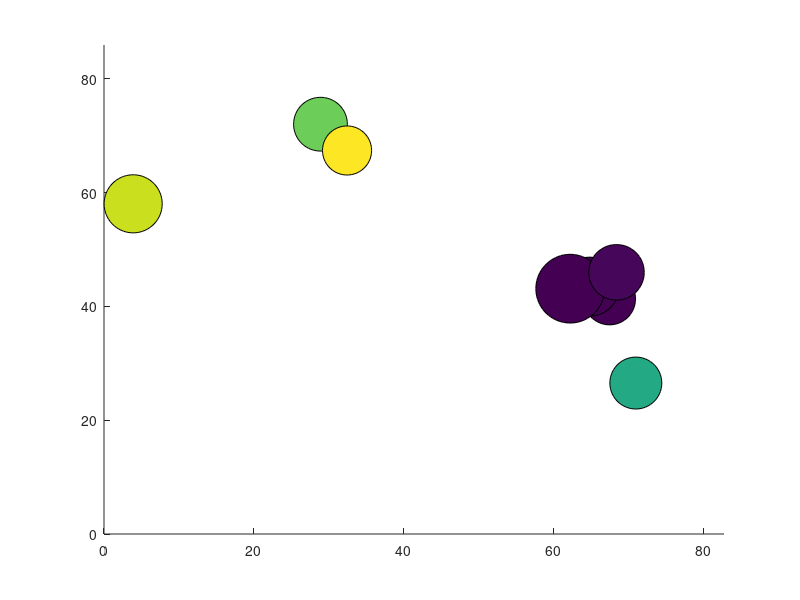

Write MATLAB code to recreate this figure. (Note: this script raises an error after producing the figure.)
clear; clc; close all;


data = dlmread('combined_data_25.txt', ' ', 1, 0);

time = data(:, 1) / 40;          
y = data(:, 3);                 
z = data(:, 4);                  
size_values = data(:, 2) * 50;  


idx_even = mod(data(:, 1), 2) == 0;

time = time(idx_even);
y = y(idx_even);
z = z(idx_even);
size_values = size_values(idx_even);

figure;


scatter(y, z, size_values, time, ...
        'filled', ...
        'MarkerEdgeColor', 'black');


xlim([0, 82.7316]);
ylim([0, 85.977]);


clim([0 10]);

cb = colorbar('TickLabelInterpreter', 'latex');
colormap(slanCM('Blues'));


cb.FontSize = 20;
cb.LineWidth = 1.5;


cb.Label.String = 'Time (ns)';
cb.Label.Interpreter = 'latex';
cb.Label.FontSize = 20;


cb.Label.Rotation = -90;
cb.Label.VerticalAlignment = 'bottom';


cb.Label.Position(1) = cb.Label.Position(1);


xlabel('Y coordinate (\AA)', ...
       'Interpreter', 'latex', ...
       'FontSize', 20);

ylabel('Z coordinate (\AA)', ...
       'Interpreter', 'latex', ...
       'FontSize', 20);


ax = gca;
ax.FontSize = 20;
ax.TickLabelInterpreter = 'latex';
ax.LineWidth = 1.5;
box on;

set(gcf, 'Position', [100, 100, 450, 400]);
